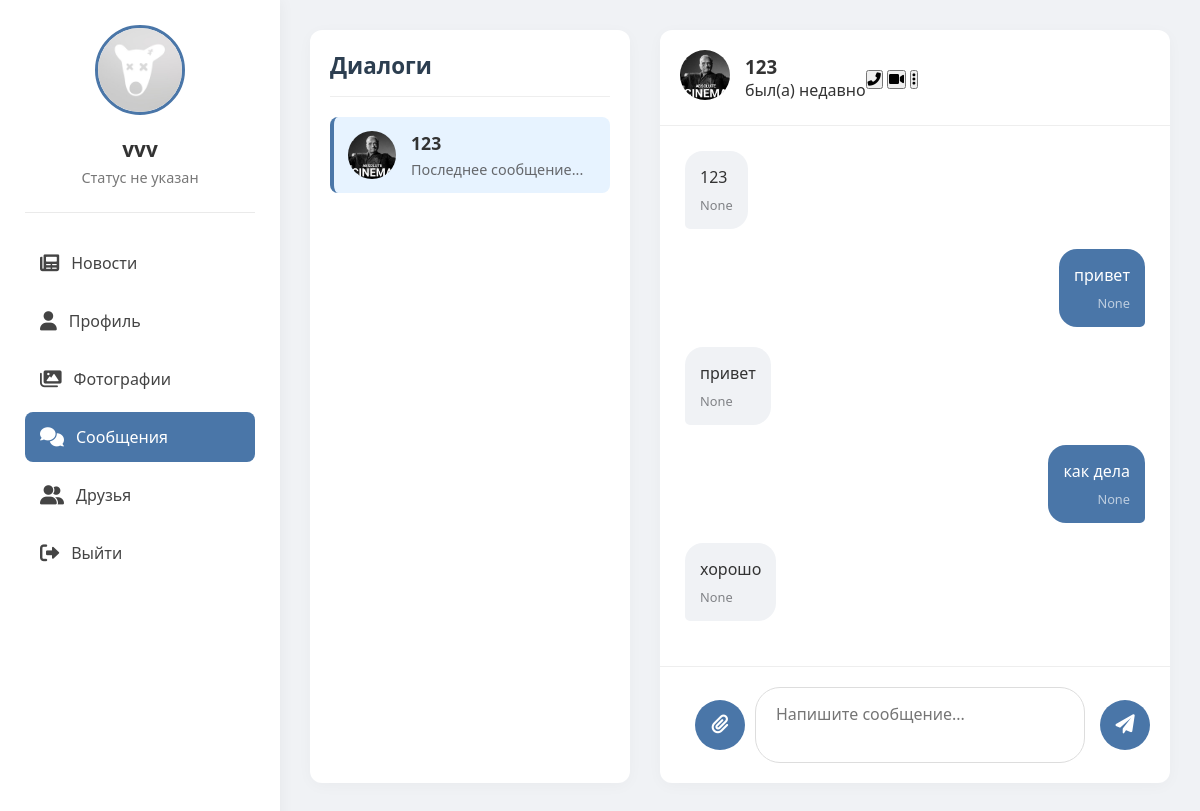
/messages/5 (signed in), run on the app's committed database.
### tables this page shows
CREATE TABLE users (
                id INTEGER PRIMARY KEY AUTOINCREMENT,
                username TEXT UNIQUE NOT NULL,
                password TEXT NOT NULL,
                email TEXT,
                bio TEXT,
                avatar TEXT);

CREATE TABLE messages (
                id INTEGER PRIMARY KEY AUTOINCREMENT,
                sender_id INTEGER NOT NULL,
                receiver_id INTEGER NOT NULL,
                content TEXT NOT NULL,
                file_path TEXT,
                timestamp DATETIME DEFAULT CURRENT_TIMESTAMP,
                FOREIGN KEY(sender_id) REFERENCES users(id),
                FOREIGN KEY(receiver_id) REFERENCES users(id));

### routes/messages.py (the view)
@bp.route('/messages')
@bp.route('/messages/<int:friend_id>')
def messages(friend_id=None):
    if 'user_id' not in session:
        return redirect(url_for('auth.index'))
    user_id = session['user_id']
    conn = get_db()
    c = conn.cursor()
    c.execute("SELECT * FROM users WHERE id = ?", (user_id,))
    user = c.fetchone()
    c.execute('''SELECT users.id, users.username, users.avatar
                FROM friends
                JOIN users ON friends.friend_id = users.id
                WHERE friends.user_id = ? AND friends.status = 'accepted'
                UNION
                SELECT users.id, users.username, users.avatar
                FROM friends
                JOIN users ON friends.user_id = users.id
                WHERE friends.friend_id = ? AND friends.status = 'accepted'
                ORDER BY username''', (user_id, user_id))
    friends = c.fetchall()
    messages = []
    active_friend = None
    if friend_id:
        c.execute("SELECT * FROM users WHERE id = ?", (friend_id,))
        active_friend = c.fetchone()
        c.execute('''SELECT messages.*, users.username, users.avatar
                    FROM messages
                    JOIN users ON messages.sender_id = users.id
                    WHERE (sender_id = ? AND receiver_id = ?)
                    OR (sender_id = ? AND receiver_id = ?)
                    ORDER BY timestamp''',
                 (user_id, friend_id, friend_id, user_id))
        messages = c.fetchall()
    conn.close()
    return render_template('messages.html',
                         user=user,
                         friends=friends,
                         messages=messages,
                         friend_id=friend_id,
                         active_friend=active_friend)

### models.py (called while the page is built)
def get_db():
    conn = sqlite3.connect('social_network.db')
    conn.row_factory = sqlite3.Row
    return conn

### templates/messages.html (shortened to what this page needs)
<!DOCTYPE html>
<html>
<head>
    <link href="https://cdnjs.cloudflare.com/ajax/libs/font-awesome/6.0.0/css/all.min.css" rel="stylesheet">
</head>
<body>
    <div class="sidebar">
        <div class="profile-card">
            <img src="{% if user[5] %}{{ url_for('static', filename='uploads/' + user[5]) }}{% else %}{{ url_for('static', filename='uploads/default_avatar.png') }}{% endif %}" alt="Avatar">
            <h3>{{ user[1] }}</h3>
            <p>{{ user[4] or 'Статус не указан' }}</p>
        </div>
        <div class="nav">
    <a href="{{ url_for('feed.feed') }}">
        <i class="fas fa-newspaper"></i> Новости
    </a>
    <a href="{{ url_for('profile.profile') }}">
        <i class="fas fa-user"></i> Профиль
    </a>
    <a href="{{ url_for('gallery.gallery') }}">
        <i class="fas fa-images"></i> Фотографии
    </a>
    <a href="{{ url_for('messages.messages') }}" class="active">
        <i class="fas fa-comments"></i> Сообщения
    </a>
    <a href="{{ url_for('friends.friends') }}">
        <i class="fas fa-user-friends"></i> Друзья
    </a>
    <a href="{{ url_for('static.logout') }}">
        <i class="fas fa-sign-out-alt"></i> Выйти
    </a>
</div>
    </div>
    <div class="content">
        <div class="friends-list">
            <h2>Диалоги</h2>
            {% for friend in friends %}
            <div class="friend-item {% if friend_id == friend[0] %}active{% endif %}" onclick="location.href='{{ url_for('messages.messages', friend_id=friend[0]) }}'">
                <img src="{% if friend[2] %}{{ url_for('static', filename='uploads/' + friend[2]) }}{% else %}{{ url_for('static', filename='uploads/default_avatar.png') }}{% endif %}" alt="Avatar">
                <div class="friend-info">
                    <h3>{{ friend[1] }}</h3>
                    <p>Последнее сообщение...</p>
                </div>
            </div>
            {% endfor %}
        </div>
<div class="chat-container">
    {% if friend_id %}
    <div class="chat-header">
        <div class="chat-avatar">
            <img src="{% if active_friend[5] %}{{ url_for('static', filename='uploads/' + active_friend[5]) }}{% else %}{{ url_for('static', filename='uploads/default_avatar.png') }}{% endif %}" alt="Аватар {{ active_friend[1] }}">
        </div>
        <div class="chat-info">
            <h3>{{ active_friend[1] }}</h3>
            <p>
                {% if active_friend[6] %}
                    онлайн
                {% else %}
                    был(а) {{ active_friend[7].strftime('%H:%M') if active_friend[7] else 'недавно' }}
                {% endif %}
            </p>
        </div>
        <div class="chat-actions">
            <button><i class="fas fa-phone-alt"></i></button>
            <button><i class="fas fa-video"></i></button>
            <button><i class="fas fa-ellipsis-v"></i></button>
        </div>
    </div>
            <div class="chat-messages" id="chat-messages">
                {% for msg in messages %}
                <div class="message {% if msg[1] == session['user_id'] %}sent{% else %}received{% endif %}">
                    <div class="message-text">{{ msg[3] }}</div>
                    <div class="message-time">{{ msg[4] }}</div>
                </div>
                {% endfor %}
            </div>
            <div class="chat-input">
                <button id="attach-button" style="margin-right:10px;"><i class="fas fa-paperclip"></i></button>
                <textarea id="message-input" placeholder="Напишите сообщение..."></textarea>
                <button id="send-button"><i class="fas fa-paper-plane"></i></button>
            </div>
            {% else %}
            <div class="empty-chat">
                <i class="fas fa-comments"></i>
                <h3>Выберите диалог</h3>
                <p>Начните общение с вашими друзьями</p>
            </div>
            {% endif %}
        </div>
    </div>
</body>
</html>

### templates/messages.html (style rules this page uses)
* { margin: 0; padding: 0; box-sizing: border-box; }
body { font-family: 'Segoe UI', Tahoma, Geneva, Verdana, sans-serif; display: flex; background: #f0f2f5; color: #333; }
.sidebar { width: 280px; background: #fff; height: 100vh; position: fixed; padding: 25px; box-shadow: 0 0 15px rgba(0,0,0,0.05); }
.profile-card { text-align: center; padding-bottom: 25px; border-bottom: 1px solid #eaeaea; margin-bottom: 25px; }
.profile-card img { width: 90px; height: 90px; border-radius: 50%; object-fit: cover; border: 3px solid #4a76a8; }
.profile-card h3 { margin: 15px 0 5px; font-size: 1.3rem; }
.profile-card p { color: #777; font-size: 0.9rem; }
.nav { margin-top: 15px; }
.nav a { display: flex; align-items: center; padding: 14px 15px; text-decoration: none; color: #444; border-radius: 8px; margin-bottom: 8px; transition: all 0.2s; }
.nav a.active { background: #4a76a8; color: white; }
.nav a i { margin-right: 12px; font-size: 1.2rem; }
.content { flex: 1; margin-left: 280px; padding: 30px; display: flex; height: calc(100vh - 60px); }
.friends-list { width: 320px; background: #fff; border-radius: 12px; box-shadow: 0 3px 15px rgba(0,0,0,0.03); padding: 20px; margin-right: 30px; height: 100%; overflow-y: auto; }
.friends-list h2 { margin-bottom: 20px; padding-bottom: 15px; border-bottom: 1px solid #eee; font-size: 1.4rem; color: #2c3e50; }
.friend-item { display: flex; align-items: center; padding: 14px; cursor: pointer; border-radius: 8px; margin-bottom: 10px; transition: all 0.2s; }
.friend-item.active { background: #e7f3ff; border-left: 4px solid #4a76a8; }
.friend-item img { width: 48px; height: 48px; border-radius: 50%; object-fit: cover; margin-right: 15px; }
.friend-info h3 { margin: 0; font-size: 1.1rem; }
.friend-info p { color: #65676b; font-size: 0.9rem; margin-top: 5px; white-space: nowrap; overflow: hidden; text-overflow: ellipsis; }
.chat-container { flex: 1; background: #fff; border-radius: 12px; box-shadow: 0 3px 15px rgba(0,0,0,0.03); display: flex; flex-direction: column; height: 100%; }
.chat-header { display: flex; align-items: center; padding: 20px; border-bottom: 1px solid #eee; }
.chat-header img { width: 50px; height: 50px; border-radius: 50%; object-fit: cover; margin-right: 15px; }
.chat-messages { flex: 1; padding: 25px; overflow-y: auto; display: flex; flex-direction: column; }
.message { max-width: 75%; padding: 15px; border-radius: 18px; margin-bottom: 20px; position: relative; }
.sent { align-self: flex-end; background: #4a76a8; color: white; border-bottom-right-radius: 5px; }
.received { align-self: flex-start; background: #f0f2f5; border-bottom-left-radius: 5px; }
.message-time { font-size: 0.8rem; margin-top: 8px; opacity: 0.8; }
.sent .message-time { text-align: right; color: rgba(255,255,255,0.8); }
.received .message-time { color: #65676b; }
.chat-input { padding: 20px; border-top: 1px solid #eee; display: flex; align-items: center; }
.chat-input textarea { flex: 1; padding: 15px 20px; border: 1px solid #ddd; border-radius: 25px; resize: none; min-height: 50px; font-family: inherit; font-size: 1rem; }
.chat-input button { background: #4a76a8; color: white; border: none; border-radius: 50%; width: 50px; height: 50px; margin-left: 15px; cursor: pointer; font-size: 1.2rem; }

### data on the page
users: username "vvv"
users: avatar (picture), username "123"
messages: content "123", msg "None"
messages: content "привет", msg "None"
messages: content "привет", msg "None"
messages: content "как дела", msg "None"
messages: content "хорошо", msg "None"

### other printed values
{{ user[4] or 'Статус не указан' }} "Статус не указан"
{{ active_friend[7].strftime('%H:%M') if active_friend[7] else 'недавно' }} "недавно"
